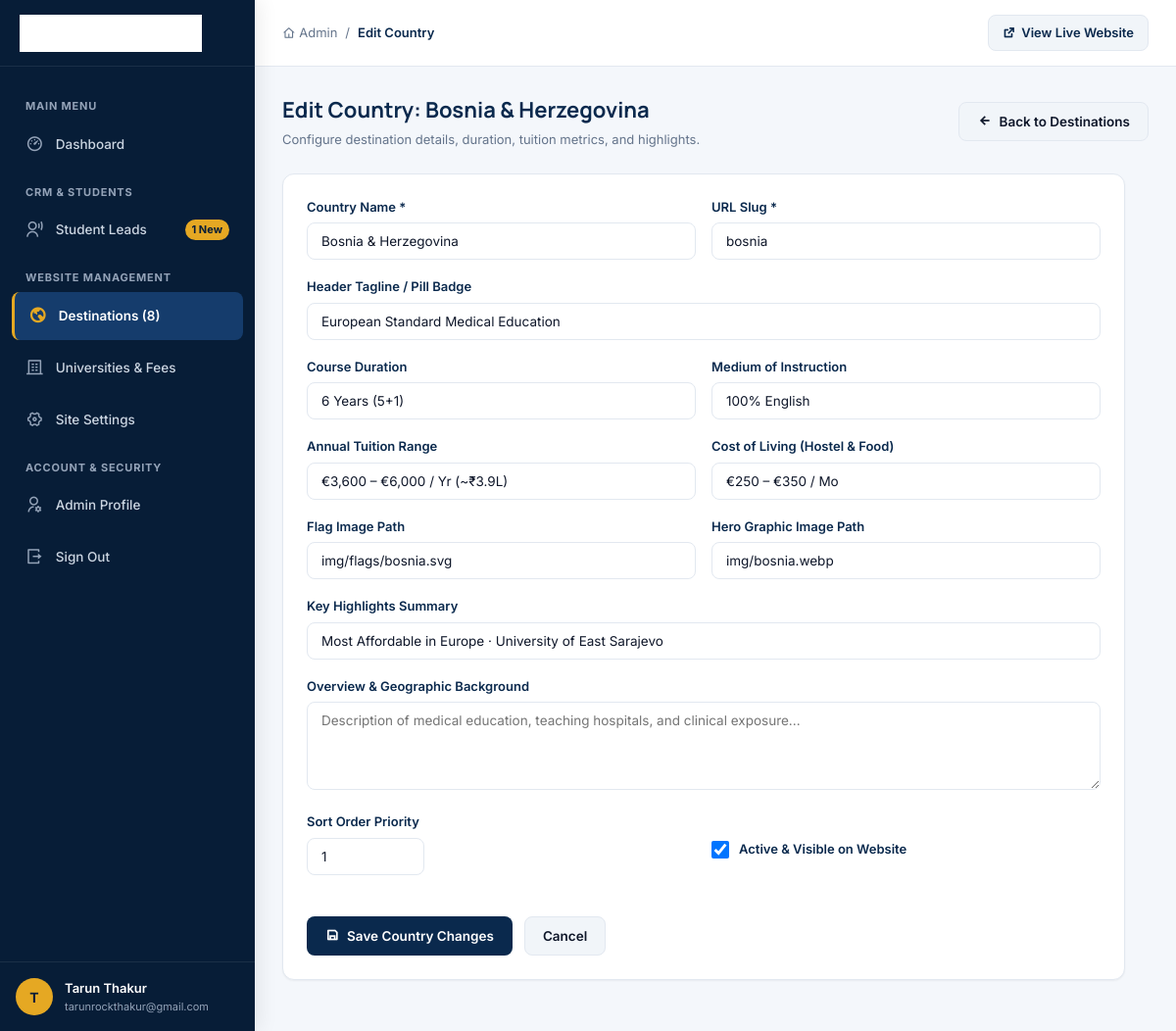
Page /admin/country-edit.php?id=1 (signed in) on the committed database.
### tables this page shows
CREATE TABLE IF NOT EXISTS `countries` (
  `id` INT AUTO_INCREMENT PRIMARY KEY,
  `name` VARCHAR(100) NOT NULL,
  `slug` VARCHAR(100) NOT NULL UNIQUE,
  `flag_img` VARCHAR(255) DEFAULT NULL,
  `hero_img` VARCHAR(255) DEFAULT NULL,
  `tagline` VARCHAR(255) DEFAULT NULL,
  `duration` VARCHAR(50) DEFAULT '6 Years',
  `medium` VARCHAR(50) DEFAULT '100% English',
  `tuition_range` VARCHAR(100) DEFAULT NULL,
  `living_cost` VARCHAR(100) DEFAULT NULL,
  `key_highlight` VARCHAR(255) DEFAULT NULL,
  `overview_text` TEXT DEFAULT NULL,
  `is_active` TINYINT(1) NOT NULL DEFAULT 1,
  `sort_order` INT NOT NULL DEFAULT 0,
  `created_at` TIMESTAMP DEFAULT CURRENT_TIMESTAMP
);

### admin/country-edit.php (the view, shortened to what this page needs)
<?php
require_once __DIR__ . '/inc/header.php';
$db = getDB();
$countryId = (int)($_GET['id'] ?? 0);
$isEditing = $countryId > 0;
$country = [
    'name'          => '',
    'slug'          => '',
    'flag_img'      => '',
    'hero_img'      => '',
    'tagline'       => '',
    'duration'      => '6 Years',
    'medium'        => '100% English',
    'tuition_range' => '',
    'living_cost'   => '',
    'key_highlight' => '',
    'overview_text' => '',
    'is_active'     => 1,
    'sort_order'    => 0
];
if ($isEditing && $db) {
    $stmt = $db->prepare("SELECT * FROM countries WHERE id = ? LIMIT 1");
    $stmt->execute([$countryId]);
    $existing = $stmt->fetch();
    if ($existing) {
        $country = $existing;
    } else {
        set_flash('danger', 'Country not found.');
        header("Location: countries.php");
        exit;
    }
}
?>
<div class="page-head">
  <div class="page-title">
    <h1><?= $isEditing ? 'Edit Country: ' . htmlspecialchars($country['name']) : 'Add New Study Destination' ?></h1>
    <p>Configure destination details, duration, tuition metrics, and highlights.</p>
  </div>
  <div class="page-actions">
    <a href="countries.php" class="btn btn-secondary">
      <i class="ri-arrow-left-line"></i> Back to Destinations
    </a>
  </div>
</div>
<div class="card" style="max-width:860px;">
  <div class="card-body">
    <form method="POST" action="">
      <div class="form-row">
        <div class="form-group">
          <label for="name">Country Name *</label>
          <input class="form-control" type="text" id="name" name="name" required placeholder="e.g. Bosnia & Herzegovina" value="<?= htmlspecialchars($country['name']) ?>">
        </div>
        <div class="form-group">
          <label for="slug">URL Slug *</label>
          <input class="form-control" type="text" id="slug" name="slug" required placeholder="e.g. bosnia" value="<?= htmlspecialchars($country['slug']) ?>">
        </div>
      </div>
      <div class="form-group">
        <label for="tagline">Header Tagline / Pill Badge</label>
        <input class="form-control" type="text" id="tagline" name="tagline" placeholder="e.g. European Standard Medical Education" value="<?= htmlspecialchars($country['tagline']) ?>">
      </div>
      <div class="form-row">
        <div class="form-group">
          <label for="duration">Course Duration</label>
          <input class="form-control" type="text" id="duration" name="duration" placeholder="e.g. 6 Years (5+1)" value="<?= htmlspecialchars($country['duration']) ?>">
        </div>
        <div class="form-group">
          <label for="medium">Medium of Instruction</label>
          <input class="form-control" type="text" id="medium" name="medium" placeholder="e.g. 100% English" value="<?= htmlspecialchars($country['medium']) ?>">
        </div>
      </div>
      <div class="form-row">
        <div class="form-group">
          <label for="tuition_range">Annual Tuition Range</label>
          <input class="form-control" type="text" id="tuition_range" name="tuition_range" placeholder="e.g. €3,600 – €6,000 / Yr (~₹3.9L)" value="<?= htmlspecialchars($country['tuition_range']) ?>">
        </div>
        <div class="form-group">
          <label for="living_cost">Cost of Living (Hostel & Food)</label>
          <input class="form-control" type="text" id="living_cost" name="living_cost" placeholder="e.g. €250 – €350 / Month" value="<?= htmlspecialchars($country['living_cost']) ?>">
        </div>
      </div>
      <div class="form-row">
        <div class="form-group">
          <label for="flag_img">Flag Image Path</label>
          <input class="form-control" type="text" id="flag_img" name="flag_img" placeholder="e.g. img/flags/bosnia.svg" value="<?= htmlspecialchars($country['flag_img']) ?>">
        </div>
        <div class="form-group">
          <label for="hero_img">Hero Graphic Image Path</label>
          <input class="form-control" type="text" id="hero_img" name="hero_img" placeholder="e.g. img/bosnia.webp" value="<?= htmlspecialchars($country['hero_img']) ?>">
        </div>
      </div>
      <div class="form-group">
        <label for="key_highlight">Key Highlights Summary</label>
        <input class="form-control" type="text" id="key_highlight" name="key_highlight" placeholder="e.g. Most Affordable in Europe · University of East Sarajevo" value="<?= htmlspecialchars($country['key_highlight']) ?>">
      </div>
      <div class="form-group">
        <label for="overview_text">Overview & Geographic Background</label>
        <textarea class="form-control" id="overview_text" name="overview_text" rows="4" placeholder="Description of medical education, teaching hospitals, and clinical exposure..."><?= htmlspecialchars($country['overview_text']) ?></textarea>
      </div>
      <div class="form-row" style="align-items:center;">
        <div class="form-group">
          <label for="sort_order">Sort Order Priority</label>
          <input class="form-control" type="number" id="sort_order" name="sort_order" style="max-width:120px;" value="<?= (int)$country['sort_order'] ?>">
        </div>
        <div class="form-group" style="padding-top:18px;">
          <label style="display:flex;align-items:center;gap:10px;cursor:pointer;">
            <input type="checkbox" name="is_active" value="1" <?= $country['is_active'] ? 'checked' : '' ?> style="width:18px;height:18px;">
            <span style="font-weight:600;">Active & Visible on Website</span>
          </label>
        </div>
      </div>
      <div style="margin-top:24px;display:flex;gap:12px;">
        <button type="submit" class="btn btn-primary">
          <i class="ri-save-line"></i> <?= $isEditing ? 'Save Country Changes' : 'Create Destination' ?>
        </button>
        <a href="countries.php" class="btn btn-secondary">Cancel</a>
      </div>
    </form>
  </div>
</div>
<?php require_once __DIR__ . '/inc/footer.php'; ?>

### admin/css/admin.css (style rules this page uses)
:root { --admin-navy: #0A294D; --admin-navy-dark: #071D37; --admin-navy-light: #153C6C; --admin-gold: #E5A823; --admin-gold-hover: #D49817; --admin-bg: #F4F7FB; --admin-card-bg: #FFFFFF; --admin-border: #E2E8F0; --admin-text-main: #0F172A; --admin-text-muted: #64748B; --admin-sidebar-width: 260px; --admin-topbar-height: 68px; --success: #10B981; --success-bg: #ECFDF5; --warning: #F59E0B; --warning-bg: #FFFBEB; --danger: #EF4444; --danger-bg: #FEF2F2; --info: #3B82F6; --info-bg: #EFF6FF; --shadow-sm: 0 1px 2px rgba(0, 0, 0, 0.05); --shadow-md: 0 4px 12px rgba(10, 41, 77, 0.06); --shadow-lg: 0 10px 25px rgba(10, 41, 77, 0.09); --radius: 12px; }
*, *::before, *::after { box-sizing: border-box; margin: 0; padding: 0; }
body { font-family: 'Inter', system-ui, -apple-system, sans-serif; background-color: var(--admin-bg); color: var(--admin-text-main); line-height: 1.5; font-size: 14px; -webkit-font-smoothing: antialiased; }
h1, h2, h3, h4, h5, h6 { font-family: 'Manrope', 'Inter', sans-serif; color: var(--admin-navy); font-weight: 700; }
a { color: var(--admin-navy); text-decoration: none; transition: all 0.2s ease; }
.page-head { display: flex; align-items: center; justify-content: space-between; margin-bottom: 24px; flex-wrap: wrap; gap: 16px; }
.page-title h1 { font-size: 22px; margin-bottom: 4px; }
.page-title p { color: var(--admin-text-muted); font-size: 13px; }
.page-actions { display: flex; align-items: center; gap: 12px; }
.card { background: var(--admin-card-bg); border-radius: var(--radius); border: 1px solid var(--admin-border); box-shadow: var(--shadow-sm); margin-bottom: 24px; overflow: hidden; }
.card-body { padding: 24px; }
.btn { display: inline-flex; align-items: center; justify-content: center; gap: 8px; font-family: 'Inter', sans-serif; font-size: 13.5px; font-weight: 600; padding: 9px 18px; border-radius: 8px; border: 1px solid transparent; cursor: pointer; transition: all 0.2s ease; text-decoration: none; }
.btn-primary { background: var(--admin-navy); color: #FFFFFF; }
.btn-secondary { background: #F1F5F9; color: var(--admin-text-main); border-color: var(--admin-border); }
.form-group { margin-bottom: 18px; }
.form-group label { display: block; font-size: 13px; font-weight: 600; margin-bottom: 6px; color: var(--admin-navy); }
.form-control { width: 100%; padding: 10px 14px; border-radius: 8px; border: 1px solid var(--admin-border); font-family: inherit; font-size: 13.5px; background: #FFFFFF; color: var(--admin-text-main); transition: border-color 0.2s ease, box-shadow 0.2s ease; }
textarea.form-control { resize: vertical; min-height: 90px; }
.form-row { display: grid; grid-template-columns: repeat(auto-fit, minmax(220px, 1fr)); gap: 16px; }

### rows in the picture
countries: name "Bosnia & Herzegovina", slug "bosnia", tagline "European Standard Medical Education", duration "6 Years (5+1)", medium "100% English", tuition_range "€3,600 – €6,000 / Yr (~₹3.9L)", living_cost "€250 – €350 / Mo", flag_img "img/flags/bosnia.svg", hero_img "img/bosnia.webp", key_highlight "Most Affordable in Europe · University of East Sarajevo", sort_order "1", is_active "☑"

### other values in the picture
$newLeadsCount "1"
substr($_SESSION['admin_name'] ?? 'Admin', 0, 1) "T"
$_SESSION['admin_name'] "Tarun Thakur"
$_SESSION['admin_email'] "tarunrockthakur@gmail.com"
$breadcrumb "Edit Country"
